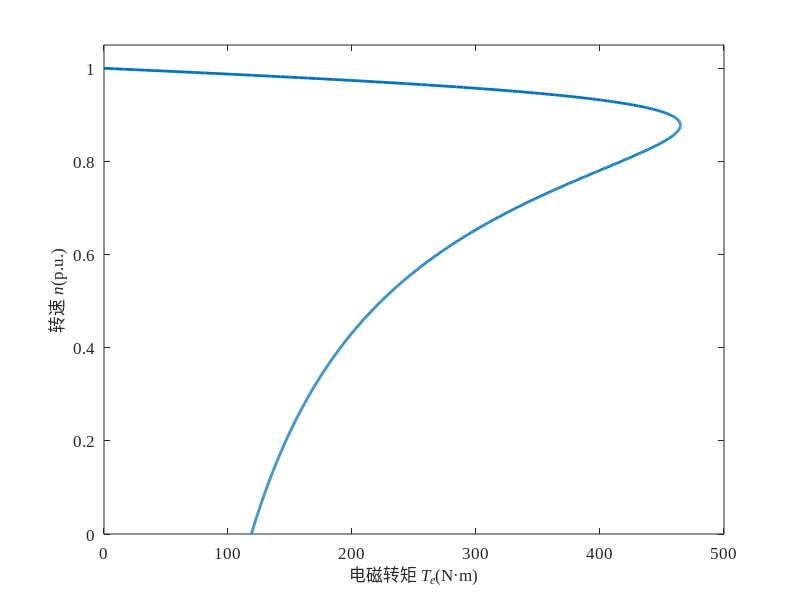

MATLAB code for this plot:
%% 异步电机计算
% 给定异步电机定转子参数，包括定转子电阻、电感和励磁电感，额定电压，额定转速，额定频率

clc; clear;

% 异步电机参数 注意转子侧参数为折算到定子侧之后的参数
U_N  = 380;   % 额定电压 
n_N  = 960;   % 额定转速
f_N  = 50;    % 额定频率
R_s  = 0.35;  % 定子电阻
L_ls = 0.006; % 定子漏感
R_r  = 0.5;   % 转子电阻
L_lr = 0.007; % 转子漏感
L_m  = 0.26;  % 定转子互感

% 根据额定转速求极对数和同步转速
omega_1 = 2*pi*f_N; % 额定角频率
p = floor(60*f_N/n_N); % 极对数
n_1 = 60*f_N/p; % 同步转速

s_N = (n_1-n_N)/n_1; % 额定转差率

% 定子额定电流
X_ls = omega_1 * L_ls; % 定子漏抗 
Z_s = R_s + 1i*X_ls; % 定子阻抗
X_lr = omega_1 * L_lr; % 转子漏抗
Z_r = R_r/s_N + 1i*X_lr; % 转子阻抗
X_m = omega_1 * L_m;     % 互感电抗
Z_m = 1i*X_m; % 互感阻抗
Z_rm = (Z_r * Z_m)/(Z_r + Z_m); % 转子与互感并联后阻抗
Z = Z_s + Z_rm; % 异步电机总阻抗
I_sN = U_N/Z; % 定子额定电流

% 转子额定电流
I_rN = I_sN * Z_rm / Z_r; % 转子额定电流

% 额定励磁电流
I_mN = I_sN * Z_rm / Z_m; % 额定励磁电流

% 额定电磁功率和额定电磁转矩
P_eN = 3 * abs(I_rN)^2 * R_r / s_N; % 额定电磁功率
omega_m = omega_1 / p; % 额定机械角频率
T_eN = P_eN / omega_m; % 额定电磁转矩

% 理想空载励磁电流 不计损耗 异步机转速为同步速 s=0
I_m0N = U_N / (Z_r + Z_m); % 理想空载励磁电流

% 临界转差率 临界转矩 (忽略励磁支路)
s_m = R_r / (sqrt(R_s^2 + omega_1^2*(L_ls+L_lr)^2)); % 临界转差率
T_em = 3*p*U_N^2 / (2*omega_1*(R_s+sqrt(R_s^2+omega_1^2*(L_ls+L_lr)^2))); % 临界转矩

% 机械特性曲线
s_tran = 0:0.001:1;
T_tran = 3*p*U_N^2*R_r.*s_tran ./ (omega_1*((s_tran*R_s+R_r).^2+s_tran.^2*omega_1^2*(L_ls+L_lr)^2));
hf1 = figure(1);
set(hf1,'Position',[50 50 400 250]);

h = plot(T_tran,1-s_tran);
set(gca,'FontSize',12); % 字号设置
set(gca,'FontName','Times New Roman'); % 字体设置
set(h,'LineWidth',2); % 线宽设置
xlabel('电磁转矩{\it T_e}(N·m)','FontSize',12,'FontName','Times New Roman');
set(gca,'YLim',[0,1.05]);
ylabel('转速{\it n}(p.u.)','FontSize',12,'FontName','Times New Roman');